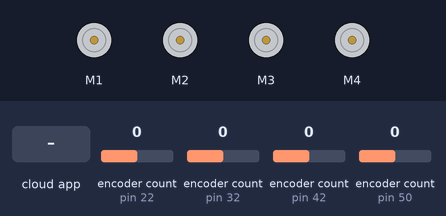
Recording of a sketch running on a simulated Arduino Mega 2560, built with avr-gcc and run on an emulated ATmega2560. Parts: 4 × DC motor (green arrow = forward, orange = backward, longer = faster). The inputs (shaded band) are chosen by the test bench; at power-on: encoder count (sensors on pin 22, pin 32, pin 42, pin 50) 0. The ROS host is connected and sends only what is stated.

Above: at 1.2 s.
1.3 s: the phone or cloud app sets linear.x to -100
At 2.4 s:
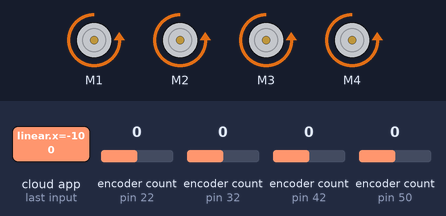
2.8 s: the phone or cloud app sets angular.z to -100
At 3.5 s:
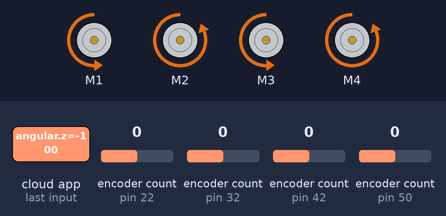
4.3 s: the phone or cloud app sets linear.x to 0
At 4.6 s:
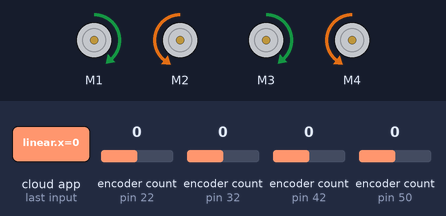
5.8 s: the phone or cloud app sets angular.z to 100
At 7.0 s:
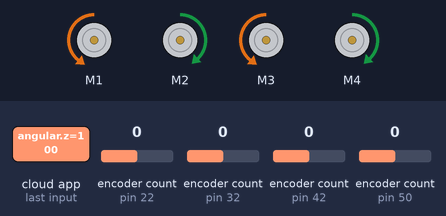
7.3 s: the phone or cloud app sets linear.x to 100
At 8.1 s:
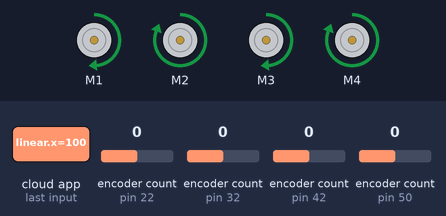
8.8 s: the phone or cloud app sets angular.z to 0
At 9.3 s:
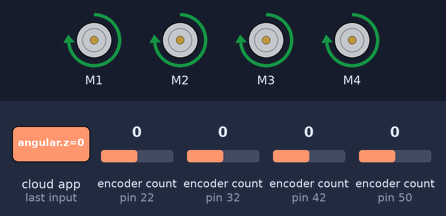
Timing chart, 0 to 11.3 s (numbered marks = the images above; inputs shaded):
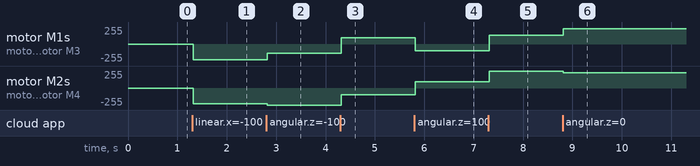

The sketch:

robot_base.ino
```cpp
// Author: Lucas Iervolino Gazignato

#include <Sabertooth.h>
#include <Encoder.h>

#include <ros.h>
#include <geometry_msgs/Twist.h>
#include <std_msgs/Int32MultiArray.h>

#define WHEEL_DISTANCE_X 0.2045335 // Half of the distance between front wheels
#define WHEEL_DISTANCE_Y 0.206375 // Half of the distance between front wheel and the rear wheels

#define ODOM_PERIOD 50 // 20 Hz

Sabertooth STFront(128);
Sabertooth STRear(129);

float V1, V2, V3, V4;

Encoder Encoder1(22, 23);
Encoder Encoder2(32, 33);
Encoder Encoder3(42, 43);
Encoder Encoder4(50, 51);

long odom_timer;

float map(float x, float in_min, float in_max, float out_min, float out_max) {
  return (x - in_min) * (out_max - out_min) / (in_max - in_min) + out_min;
}

int convertToMotor(float value) {
  float r = map(value, -1.085, 1.117, -127.0, 127.0);
  r = constrain(r, -127.0, 127.0);
  return (int) round(r);
}

void moveMotors(int Power1, int Power2, int Power3, int Power4) {
  STFront.motor(1, Power1);
  STFront.motor(2, Power2);
  STRear.motor(1, Power3);
  STRear.motor(2, Power4);
}

void stopMotors() {
  STFront.motor(1, 0);
  STFront.motor(2, 0);
  STRear.motor(1, 0);
  STRear.motor(2, 0);
}

void cmd_vel_callback(const geometry_msgs::Twist& vel)
{
  // Mecanum Kinematics
  V1 = vel.linear.x - vel.linear.y - (WHEEL_DISTANCE_X + WHEEL_DISTANCE_Y) * vel.angular.z;
  V2 = vel.linear.x + vel.linear.y + (WHEEL_DISTANCE_X + WHEEL_DISTANCE_Y) * vel.angular.z;
  V3 = vel.linear.x + vel.linear.y - (WHEEL_DISTANCE_X + WHEEL_DISTANCE_Y) * vel.angular.z;
  V4 = vel.linear.x - vel.linear.y + (WHEEL_DISTANCE_X + WHEEL_DISTANCE_Y) * vel.angular.z;

  moveMotors(convertToMotor(V1), convertToMotor(V2), convertToMotor(V3), convertToMotor(V4));
}

ros::Subscriber<geometry_msgs::Twist> sub("cmd_vel", cmd_vel_callback);

void clearEncoders() {
  Encoder1.write(0);
  Encoder2.write(0);
  Encoder3.write(0);
  Encoder4.write(0);
}

std_msgs::Int32MultiArray enc_msg;
ros::Publisher pub("/robot_base/encoders", &enc_msg);

ros::NodeHandle nh; // Serial0

void setup() {
  nh.getHardware()->setBaud(38400);
  nh.initNode();
  nh.subscribe(sub);
  nh.advertise(pub);

  SabertoothTXPinSerial.begin(9600); // Serial1 (RX, TX) --> (19, 18)

  stopMotors();

  enc_msg.data = (long *)malloc(sizeof(long) * 4); // Arduino Due -> long = int32 = 4 bytes
  enc_msg.data_length = 4;

  clearEncoders();

  odom_timer = millis();
}

void loop() {
  if (millis() - odom_timer >= ODOM_PERIOD) {
    enc_msg.data[0] = Encoder1.read();
    enc_msg.data[1] = Encoder2.read();
    enc_msg.data[2] = Encoder3.read();
    enc_msg.data[3] = Encoder4.read();

    odom_timer = millis();

    pub.publish(&enc_msg);

    clearEncoders();
  }

  nh.spinOnce();
}
```

Measured:
- after the input at 1.3 s, motor M1–4: stopped → backward 234/255 at once
- after the input at 2.8 s, motor M1, motor M3: backward 234/255 → backward 140/255 at once; motor M2, motor M4: backward 234/255 → backward 255/255 at once
- after the input at 4.3 s, motor M1, motor M3: backward 140/255 → forward 92/255 at once; motor M2, motor M4: backward 255/255 → backward 98/255 at once
- after the input at 5.8 s, motor M1, motor M3: forward 92/255 → backward 98/255 at once; motor M2, motor M4: backward 98/255 → forward 92/255 at once
- after the input at 7.3 s, motor M1, motor M3: backward 98/255 → forward 132/255 at once; motor M2, motor M4: forward 92/255 → forward 255/255 at once
- after the input at 8.8 s, motor M1, motor M3: forward 132/255 → forward 228/255 at once; motor M2, motor M4: forward 255/255 → forward 228/255 at once
